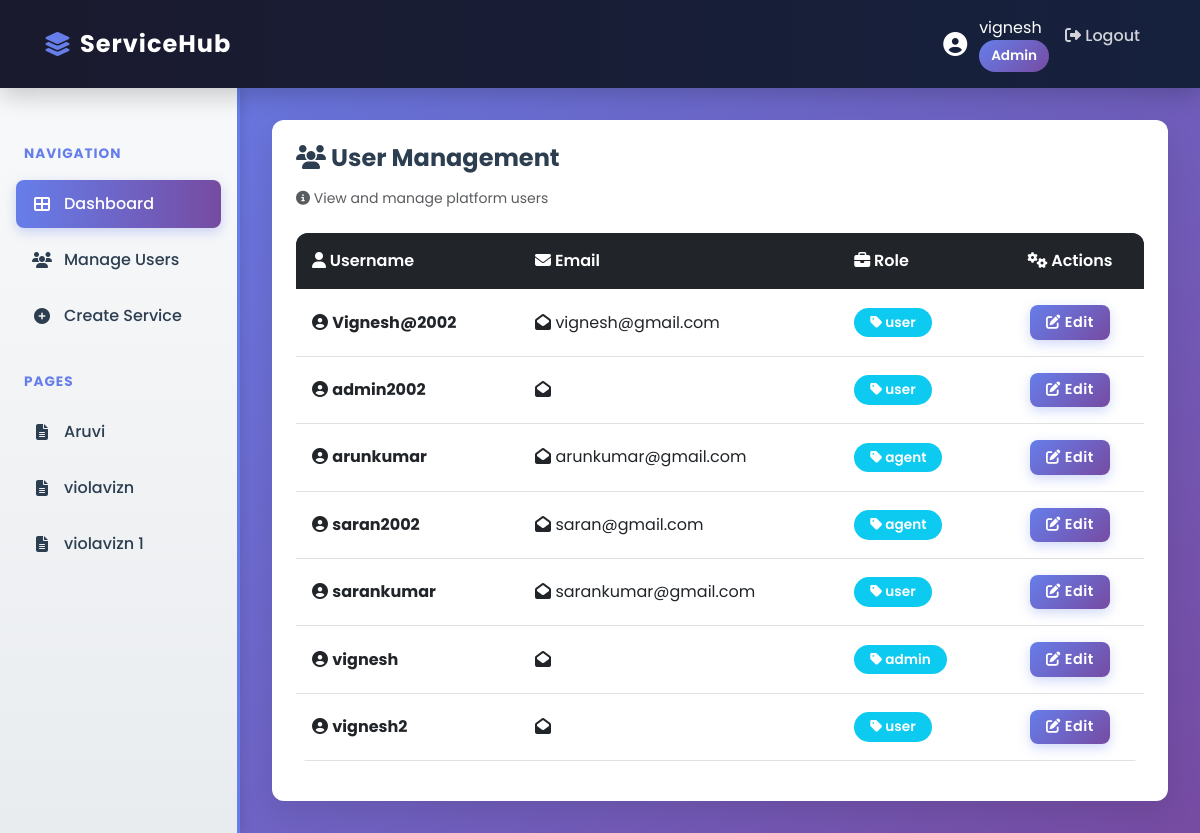
/users/ (signed in), run on the app's committed database.
### core/models.py (models this page shows, shortened)
class Profile(models.Model):
    ROLE_CHOICES = [
        ("admin", "Admin"),
        ("agent", "Agent"),
        ("user", "User"),
    ]
    user = models.OneToOneField(User, on_delete=models.CASCADE)
    role = models.CharField(max_length=16, choices=ROLE_CHOICES, default="user")

class DynamicPage(models.Model):
    name = models.CharField(max_length=200, unique=True)
    slug = models.SlugField(max_length=220, unique=True, blank=True)
    description = models.TextField(blank=True)
    created_by = models.ForeignKey(User, on_delete=models.SET_NULL, null=True, related_name="dynamic_pages")
    created_at = models.DateTimeField(auto_now_add=True)

### core/views.py (the view)
# urls.py: path("users/", views.user_list, name="user_list"),
@login_required
def user_list(request):
    if not _has_agent_permissions(request.user):
        messages.error(request, "You do not have permission to view users.")
        return redirect("dashboard")
    users = User.objects.all().order_by("username")
    pages = DynamicPage.objects.all().order_by("name")
    return render(request, "core/user_list.html", {"users": users, "pages": pages, "role": _user_role(request.user)})

### core/templatetags/custom_filters.py (called while the page is built)
@register.filter
def mul(value, arg):
    try:
        return float(value) * float(arg)
    except (ValueError, TypeError):
        return 0

### core/views.py (called while the page is built)
def _user_role(user):
    if not user.is_authenticated:
        return "anonymous"
    return getattr(user.profile, "role", "user")

def _has_agent_permissions(user):
    return _user_role(user) in ["admin", "agent"]

### core/templates/core/user_list.html (shortened to what this page needs)
{% extends 'core/base.html' %}
{% load custom_filters %}
{% block content %}
<div class="card fade-in">
    <div class="card-body">
        <div class="mb-4">
            <h4 class="card-title">
                <i class="fas fa-users icon-blue"></i> User Management
            </h4>
            <p class="text-muted small"><i class="fas fa-info-circle"></i> View and manage platform users</p>
        </div>
        <div class="table-responsive">
            <table class="table table-hover">
                <thead>
                    <tr class="table-dark">
                        <th><i class="fas fa-user"></i> Username</th>
                        <th><i class="fas fa-envelope"></i> Email</th>
                        <th><i class="fas fa-briefcase"></i> Role</th>
                        <th class="text-center"><i class="fas fa-cogs"></i> Actions</th>
                    </tr>
                </thead>
                <tbody>
                    {% for u in users %}
                        <tr class="align-middle zoom-in" style="animation-delay: {{ forloop.counter|add:'-1'|mul:'0.05' }}s;">
                            <td>
                                <i class="fas fa-user-circle icon-md icon-blue"></i>
                                <strong>{{ u.username }}</strong>
                            </td>
                            <td>
                                <i class="fas fa-envelope-open icon-sm"></i>
                                {{ u.email }}
                            </td>
                            <td>
                                <span class="badge bg-info">
                                    <i class="fas fa-tag icon-sm"></i> {{ u.profile.role }}
                                </span>
                            </td>
                            <td class="text-center">
                                <a class="btn btn-sm btn-primary" href="{% url 'edit_user' u.id %}" title="Edit User">
                                    <i class="fas fa-edit"></i> Edit
                                </a>
                            </td>
                        </tr>
                    {% endfor %}
                </tbody>
            </table>
        </div>
    </div>
</div>
{% endblock %}

### core/templates/core/base.html (shortened to what this page needs)
<!DOCTYPE html>
<html lang="en">
<head>
    <link href="https://cdn.jsdelivr.net/npm/bootstrap@5.3.0/dist/css/bootstrap.min.css" rel="stylesheet">
    <link rel="stylesheet" href="https://cdnjs.cloudflare.com/ajax/libs/font-awesome/6.4.0/css/all.min.css">
</head>
<body>
    <nav class="navbar navbar-expand-lg navbar-dark">
        <div class="container-fluid">
            <a class="navbar-brand" href="{% url 'dashboard' %}">
                <i class="fas fa-layer-group"></i> ServiceHub
            </a>
            <div class="collapse navbar-collapse" id="navbarNav">
                <ul class="navbar-nav ms-auto">
                    {% if user.is_authenticated %}
                    <li class="nav-item">
                        <div class="user-info">
                            <i class="fas fa-user-circle" style="font-size: 1.5rem;"></i>
                            <div>
                                <div>{{ user.first_name|default:user.username }}</div>
                                <div class="user-badge">{{ user.profile.get_role_display }}</div>
                            </div>
                        </div>
                    </li>
                    <li class="nav-item">
                        <a class="nav-link" href="{% url 'logout' %}">
                            <i class="fas fa-sign-out-alt"></i> Logout
                        </a>
                    </li>
                    {% endif %}
                </ul>
            </div>
        </div>
    </nav>
    {% if user.is_authenticated %}
    <div class="layout-wrapper">
        <div class="sidebar" id="sidebar">
            <div class="sidebar-title">Navigation</div>
            {% if user.profile.role == 'admin' %}
            <a href="{% url 'dashboard' %}" class="nav-link active">
                <i class="fas fa-th-large"></i> Dashboard
            </a>
            <a href="{% url 'user_list' %}" class="nav-link">
                <i class="fas fa-users"></i> Manage Users
            </a>
            <a href="{% url 'add_service' %}" class="nav-link">
                <i class="fas fa-plus-circle"></i> Create Service
            </a>
            {% else %}
            <a href="{% url 'dashboard' %}" class="nav-link active">
                <i class="fas fa-th-large"></i> Dashboard
            </a>
            {% endif %}
            <div class="sidebar-title">Pages</div>
            {% for page in pages %}
            <a href="{% url 'dynamic_page' slug=page.slug %}" class="nav-link">
                <i class="fas fa-file-alt"></i> {{ page.name }}
            </a>
            {% empty %}
            <p class="text-muted" style="padding: 1rem;">No pages available</p>
            {% endfor %}
        </div>
        <div class="main-content">
    {% else %}
    <div style="padding: 2rem;">
        <div class="container">
    {% endif %}
    {% block content %}{% endblock %}
    {% if user.is_authenticated %}
        </div>
    </div>
    {% else %}
        </div>
    </div>
    {% endif %}
</body>
</html>

### core/templates/core/base.html (style rules this page uses)
* { margin: 0; padding: 0; box-sizing: border-box; }
body { font-family: 'Poppins', sans-serif; background: linear-gradient(135deg, #667eea 0%, #764ba2 100%); min-height: 100vh; color: #2c3e50; }
.navbar { background: linear-gradient(90deg, #1a1a2e 0%, #16213e 100%) !important; box-shadow: 0 8px 24px rgba(0, 0, 0, 0.2); padding: 1rem 2rem !important; animation: slideDown 0.5s ease-out; position: sticky; top: 0; z-index: 1000; }
.navbar-brand { font-weight: 700; font-size: 1.5rem; color: #fff !important; letter-spacing: 1px; transition: all 0.3s ease; display: flex; align-items: center; gap: 0.5rem; }
.navbar-brand i { color: #667eea; }
.nav-link { color: rgba(255, 255, 255, 0.8) !important; position: relative; overflow: hidden; font-weight: 500; transition: color 0.3s ease; margin: 0 0.5rem; }
.nav-link::after { content: ''; position: absolute; bottom: -2px; left: 0; width: 0; height: 3px; background: linear-gradient(90deg, #667eea, #764ba2); transition: width 0.3s ease; }
.user-info { display: flex; align-items: center; gap: 0.75rem; color: white; }
.user-badge { background: linear-gradient(135deg, #667eea 0%, #764ba2 100%); color: white; padding: 0.35rem 0.75rem; border-radius: 20px; font-size: 0.85rem; font-weight: 600; }
.layout-wrapper { display: flex; min-height: calc(100vh - 70px); gap: 0; }
.sidebar { width: 240px; background: linear-gradient(180deg, #f8f9fa 0%, #e9ecef 100%); border-right: 3px solid #667eea; overflow-y: auto; padding: 1.5rem 0; box-shadow: 2px 0 10px rgba(0, 0, 0, 0.1); animation: slideUp 0.5s ease-out; }
.sidebar .nav-link { color: #2c3e50 !important; margin: 0.5rem 1rem; padding: 0.75rem 1rem !important; border-radius: 8px; position: relative; font-weight: 500; display: flex; align-items: center; gap: 0.75rem; transition: all 0.3s ease; overflow: hidden; }
.sidebar .nav-link i { width: 20px; text-align: center; }
.sidebar .nav-link.active { background: linear-gradient(90deg, #667eea 0%, #764ba2 100%); color: white !important; box-shadow: 0 4px 12px rgba(102, 126, 234, 0.3); }
.sidebar-title { padding: 1rem 1.5rem 0.5rem; font-weight: 700; color: #667eea; font-size: 0.85rem; text-transform: uppercase; letter-spacing: 1px; margin-top: 1rem; }
.main-content { flex: 1; overflow-y: auto; padding: 2rem; animation: fadeIn 0.6s ease-out; }
.card { border: none; border-radius: 12px; box-shadow: 0 10px 30px rgba(0, 0, 0, 0.1); overflow: hidden; position: relative; background: white; transition: all 0.4s cubic-bezier(0.23, 1, 0.32, 1); animation: fadeIn 0.6s ease-out; }
.card::before { content: ''; position: absolute; top: 0; left: -100%; width: 100%; height: 100%; background: linear-gradient(90deg, transparent, rgba(255, 255, 255, 0.3), transparent); transition: left 0.5s; pointer-events: none; }
.card-title { color: #2c3e50; font-weight: 700; margin-bottom: 1rem; }
.card-body { padding: 1.5rem; }
.btn { border-radius: 8px; font-weight: 600; letter-spacing: 0.5px; transition: all 0.3s ease; position: relative; overflow: hidden; border: none; padding: 0.6rem 1.5rem; }
.btn::before { content: ''; position: absolute; top: 0; left: -100%; width: 100%; height: 100%; background: rgba(255, 255, 255, 0.2); transition: left 0.3s; pointer-events: none; }
.btn-primary { background: linear-gradient(135deg, #667eea 0%, #764ba2 100%); box-shadow: 0 4px 12px rgba(102, 126, 234, 0.3); color: white; }
.btn-sm { padding: 0.4rem 1rem; font-size: 0.9rem; }
.table { background: white; border-radius: 12px; overflow: hidden; }
.table thead { background: linear-gradient(135deg, #667eea 0%, #764ba2 100%); color: white; }
.table th { border: none; font-weight: 600; padding: 1rem; }
.table td { border-color: #e0e0e0; padding: 1rem; vertical-align: middle; }
.badge { padding: 0.5rem 1rem; border-radius: 20px; font-weight: 600; font-size: 0.85rem; }

### data on the page
DynamicPage: name "Aruvi"
DynamicPage: name "violavizn"
DynamicPage: name "violavizn 1"

### other printed values
{{ user.first_name|default:user.username }} "vignesh"
{{ user.profile.get_role_display }} "Admin"
{{ u.username }} "Vignesh@2002"
{{ u.email }} "vignesh@gmail.com"
{{ u.profile.role }} "user"
{{ u.username }} "admin2002"
{{ u.username }} "arunkumar"
{{ u.email }} "arunkumar@gmail.com"
{{ u.profile.role }} "agent"
{{ u.username }} "saran2002"
{{ u.email }} "saran@gmail.com"
{{ u.username }} "sarankumar"
{{ u.email }} "sarankumar@gmail.com"
{{ u.username }} "vignesh"
{{ u.profile.role }} "admin"
